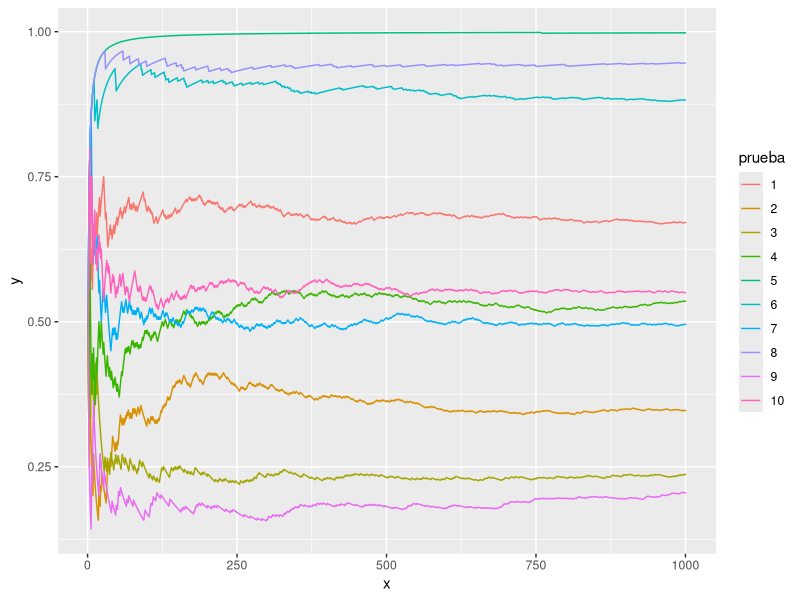

Generate this figure with R:
# ~~~~~~~~~~~~~~~~~~~~~~~~~~~~~~~~~~~~~~~~~~~~~~~~~~~~~~~~~~~~~~~~~~~~~~~~~~~~~
# Parte 1
# Se ejecutan 10000 pasos de este proceso una sola vez
# ~~~~~~~~~~~~~~~~~~~~~~~~~~~~~~~~~~~~~~~~~~~~~~~~~~~~~~~~~~~~~~~~~~~~~~~~~~~~~
# Inicializar urna con una bola azul y otra amarilla
urna <- c("azul", "amarillo")

# Realizar 10000 pasos del proceso
for (i in seq_len(10000)) {
    # Seleccionar uno de los elementos de la urna
    muestra <- sample(urna, 1)
    # Agregar otro elemento igual al extraido
    urna <- c(urna, muestra)

    # Cada 500 iteraciones imprimir la proporción de bolas azules
    if (i %% 500 == 0) {
        cat("Proporcion de bolas azules", round(mean(urna == "azul"), 4), "\n")
    }
}

# Mostrar la proporción de bolas azules
mean(urna == "azul")

# ~~~~~~~~~~~~~~~~~~~~~~~~~~~~~~~~~~~~~~~~~~~~~~~~~~~~~~~~~~~~~~~~~~~~~~~~~~~~~
# Parte 2
# Se ejecutan 10000 pasos de este proceso diez veces
# ~~~~~~~~~~~~~~~~~~~~~~~~~~~~~~~~~~~~~~~~~~~~~~~~~~~~~~~~~~~~~~~~~~~~~~~~~~~~~

# Crear vector vacío que contendrá las proporciones de azules a medida que
# se realizan pasos del experimento. 
proporciones <- numeric(0)

# Realizar 10 iteraciones independientes (utilizando 10 bolsas independientes)
for (j in 1:10) {
    urna <- c("azul", "amarillo")
    for (i in 1:1000) {
        muestra <- sample(urna, 1)
        urna <- c(urna, muestra)
    }
    # Calcular la proporción de azules conforme se avanza en el experimento
    proporcion <- cumsum(urna == "azul") / seq_along(urna)
    # Descartar el primer valor, que siempre es 0.5
    proporcion <- proporcion[2:length(proporcion)]
    # Guardar el vector producido en el vector 'proporciones'
    proporciones <- c(proporciones, proporcion)
}

# Generar un data.frame para graficar con ggplot2
# x: Los pasos del experimento
# y: Las proporciones conforme se realizan pasos del experimento
# prueba: Indica la prueba. Sirve para graficar una línea para cada prueba
datos <- data.frame(
    x = rep(seq_along(proporcion), 10),
    y = proporciones,
    prueba = as.factor(rep(1:10, each = length(proporcion)))
)

library(ggplot2)

ggplot(datos) +
    geom_line(aes(x = x, y = y, color = prueba))
